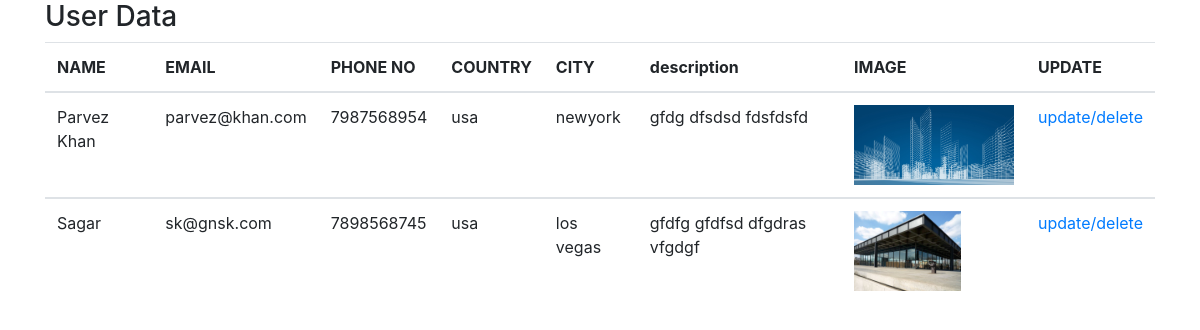
The page /show.php on the database its author committed.
### tables this page shows
CREATE TABLE `users` (
  `id` int(12) NOT NULL,
  `name` varchar(23) NOT NULL,
  `email` varchar(254) NOT NULL,
  `phone` varchar(10) NOT NULL,
  `country` int(12) NOT NULL,
  `city` int(12) NOT NULL,
  `descr` varchar(256) NOT NULL,
  `img` varchar(256) NOT NULL
);

CREATE TABLE `country` (
  `id` int(12) NOT NULL,
  `con_name` varchar(56) NOT NULL
);

CREATE TABLE `city` (
  `id` int(12) NOT NULL,
  `ci_name` varchar(56) NOT NULL,
  `coun_code` int(12) DEFAULT NULL
);

### show.php (the view, shortened to what this page needs)
<?php
include 'config.php';
$sql = "select users.id, users.name, city.ci_name, country.con_name, users.descr, users.img, users.phone, users.email from users join country on country.id=users.country join city on users.city= city.id order by id";
$res=mysqli_query($con, $sql);
?>
<!DOCTYPE html>
<html lang="en">
<head>
    <link rel="stylesheet" href="https://maxcdn.bootstrapcdn.com/bootstrap/4.0.0/css/bootstrap.min.css">
</head>
<body>
    <div class="container">
    <h3 class="h3">User Data</h3>
    <table class="table">
  <thead>
    <tr>
      <th scope="col">NAME</th>
      <th scope="col">EMAIL</th>
      <th scope="col">PHONE NO</th>
      <th scope="col">COUNTRY</th>
      <th scope="col">CITY</th>
      <th scope="col">description</th>
      <th scope="col">IMAGE</th>
      <th scope="col">UPDATE</th>
    </tr>
  </thead>
  <?php
      while($row = mysqli_fetch_assoc($res)){
      ?>
  <tbody>
    <tr>
      <td><?php  echo $row['name']; ?></td>
      <td><?php  echo $row['email']; ?></td>
      <td> <?php echo $row['phone']; ?></td>
      <td><?php echo $row['con_name']  ?></td>
      <td><?php echo $row['ci_name']; ?></td>
      <td><?php echo $row['descr']; ?></td>
      <td><img height="80px" weight="60px" src="upload/<?php echo $row['img']; ?>"></img></td>
      <td><a href="update.php?id=<?php echo $row['id']; ?>">update/</a><a href="delete.php?id=<?php echo $row['id']; ?>">delete</a></td>
    </tr>
  </tbody>
  <?php } ?>
</table>
    </div>
</body>
</html>

### rows shown on the page
users: name "Parvez Khan", email "parvez@khan.com", phone "7987568954", country.con_name "usa", city.ci_name "newyork", descr "gfdg dfsdsd fdsfdsfd", img (picture)
users: name "Sagar", email "sk@gnsk.com", phone "7898568745", country.con_name "usa", city.ci_name "los vegas", descr "gfdfg gfdfsd dfgdras vfgdgf", img (picture)
